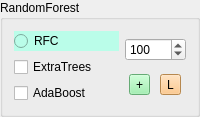
        <widget class="QGroupBox" name="groupBox_10">
         <property name="styleSheet">
          <string notr="true"/>
         </property>
         <property name="title">
          <string>RandomForest</string>
         </property>
         <layout class="QGridLayout" name="gridLayout_40">
          <item row="0" column="0">
           <layout class="QGridLayout" name="gridLayout_39">
            <item row="0" column="0">
             <layout class="QGridLayout" name="gridLayout_16">
              <item row="0" column="0">
               <widget class="QRadioButton" name="radioButton_rfc">
                <property name="toolTip">
                 <string>Random Forest classifier</string>
                </property>
                <property name="autoFillBackground">
                 <bool>false</bool>
                </property>
                <property name="styleSheet">
                 <string notr="true">background-color: rgb(186, 253, 233);</string>
                </property>
                <property name="text">
                 <string>RFC</string>
                </property>
                <attribute name="buttonGroup">
                 <string notr="true">buttonGroup</string>
                </attribute>
               </widget>
              </item>
              <item row="1" column="0">
               <widget class="QCheckBox" name="checkBox_rfc_extra">
                <property name="text">
                 <string>ExtraTrees</string>
                </property>
               </widget>
              </item>
              <item row="2" column="0">
               <widget class="QCheckBox" name="checkBox_rfc_ada">
                <property name="text">
                 <string>AdaBoost</string>
                </property>
               </widget>
              </item>
             </layout>
            </item>
            <item row="0" column="1">
             <layout class="QGridLayout" name="gridLayout_15">
              <item row="0" column="0">
               <widget class="QSpinBox" name="spinBox_rfc_n">
                <property name="minimum">
                 <number>1</number>
                </property>
                <property name="maximum">
                 <number>10000</number>
                </property>
                <property name="singleStep">
                 <number>10</number>
                </property>
                <property name="value">
                 <number>100</number>
                </property>
               </widget>
              </item>
              <item row="1" column="0">
               <layout class="QGridLayout" name="gridLayout_38">
                <item row="0" column="0">
                 <widget class="QToolButton" name="toolButton_add_rfc_n">
                  <property name="styleSheet">
                   <string notr="true">background-color: rgb(143, 240, 164);</string>
                  </property>
                  <property name="text">
                   <string>+</string>
                  </property>
                 </widget>
                </item>
                <item row="0" column="1">
                 <widget class="QToolButton" name="toolButton_lim_rfc_n">
                  <property name="styleSheet">
                   <string notr="true">background-color: rgb(255, 190, 111);</string>
                  </property>
                  <property name="text">
                   <string>L</string>
                  </property>
                 </widget>
                </item>
               </layout>
              </item>
             </layout>
            </item>
           </layout>
          </item>
         </layout>
        </widget>
